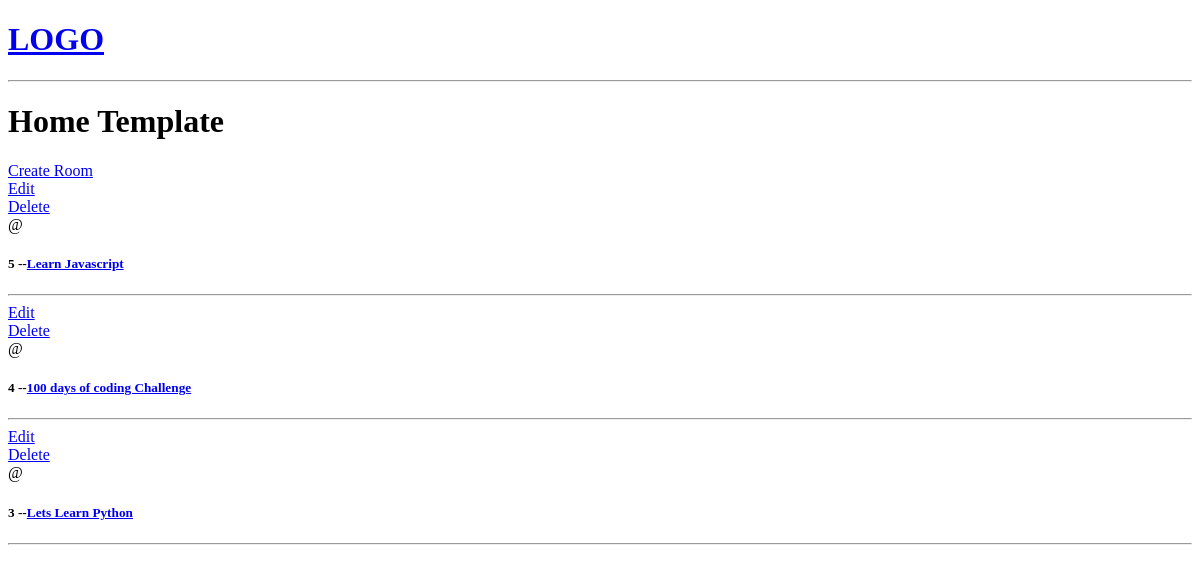
/, run on an earlier commit of the app's database.
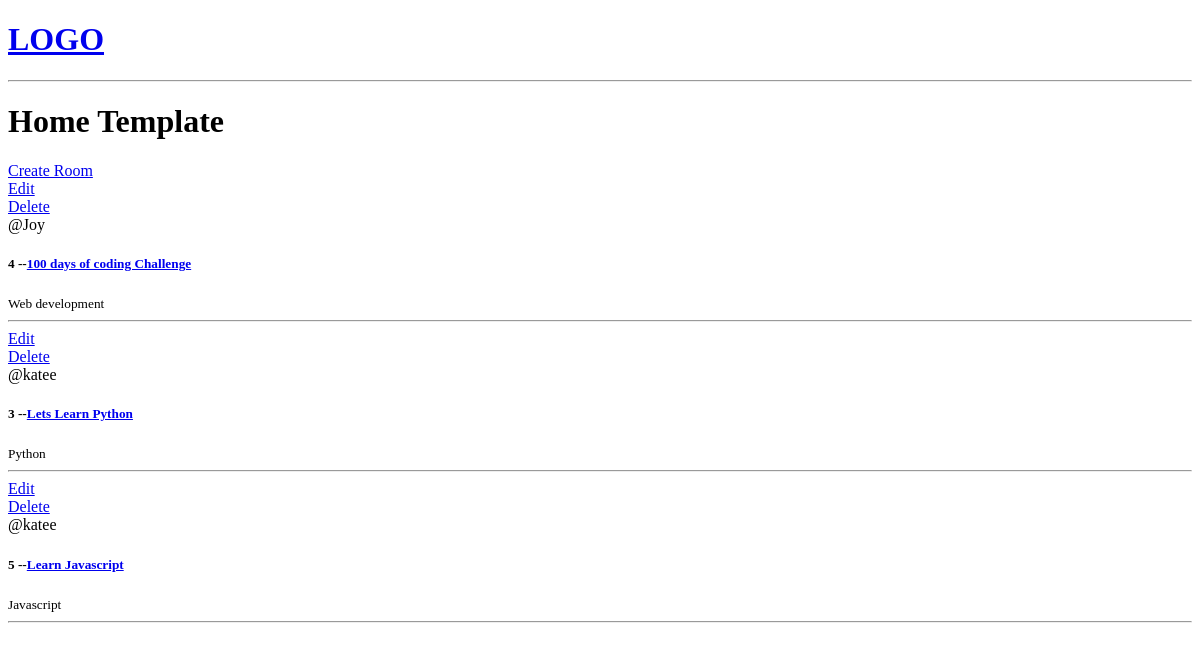
And on a later commit of the database.
### base/models.py (models this page shows, shortened)
class Room(models.Model):
    host=models.ForeignKey(User,on_delete=models.SET_NULL,null=True)
    topic=models.ForeignKey(Topic,on_delete=models.SET_NULL,null=True)
    name=models.CharField(max_length=200)
    description=models.TextField(null=True,blank=True)
    updated=models.DateTimeField(auto_now=True)
    created=models.DateTimeField(auto_now_add=True)
    class Meta:
        ordering=['-updated','-created']

class Topic(models.Model):
    name=models.CharField(max_length=200)

### base/views.py (the view)
# urls.py: path('',views.home,name="home"),
def home(request):
    rooms=Room.objects.all()
    context={'rooms':rooms}
    return render(request,'base/home.html',context)

### base/templates/base/home.html
{% extends 'main.html' %}
{% block content %}
<h1>Home Template</h1>
<div>
    <a href="{% url 'create-room' %}">Create Room</a>
    {% for room in rooms %}
    <div>
        <a href="{%  url 'update-room' room.id %}">Edit</a>
        <br>
        <a href="{%  url 'delete-room' room.id %}">Delete</a>
        <br>
        <span>@{{room.host.username}}</span>
        <h5>{{room.id}} --<a href="/room/{{room.id}}">{{room.name}}</a></h5>
        <small>{{room.topic.name}}</small>
        <hr>
    </div>
    {% endfor %}
</div>
{% endblock content %}

### templates/main.html (shortened to what this page needs)
<!DOCTYPE html>
<html lang="en">
<head>
</head>
<body>
    {% include 'navbar.html' %}
    {% block content %}
    {% endblock %}
</body>
</html>

### templates/navbar.html
<a href="/">
    <h1>LOGO</h1>
</a>
<hr>

What changed in the data, as far as the page shows it:
changed Room id 4: host.username (not shown) → "Joy"; topic.name (not shown) → "Web development"
changed Room "Lets Learn Python": host.username (not shown) → "katee"; topic.name (not shown) → "Python"
changed Room "Learn Javascript": host.username (not shown) → "katee"; topic.name (not shown) → "Javascript"; moves down the list
